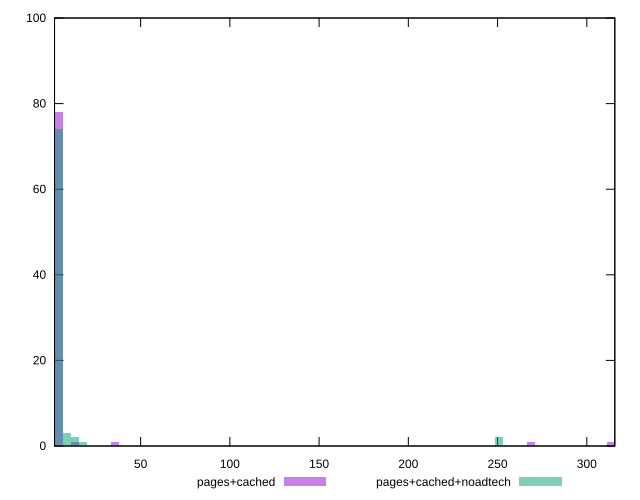

Reproduce this figure in gnuplot.
reset

$pagesCached <<EOF
268.8567885097809 1
313.66625326141104 1
4.480946475163015 78
35.84757180130412 1
0 18
13.442839425489044 1
EOF

$pagesCachedNoadtech <<EOF
250.93300260912883 2
13.442839425489044 2
4.480946475163015 74
0 18
8.96189295032603 3
17.92378590065206 1
EOF

set key outside below
set boxwidth 4.480946475163015
set xrange [1.766:315.6959999999999]
set yrange [0:100]
set trange [0:100]
set style fill transparent solid 0.5 noborder
set terminal svg size 640, 500 enhanced background rgb 'white'
set output "report_00017_2021-02-10T15-08-03.406Z/server-response-time/comparison/histogram/1_vs_2.svg"

plot $pagesCached title "pages+cached" with boxes, \
     $pagesCachedNoadtech title "pages+cached+noadtech" with boxes

reset
